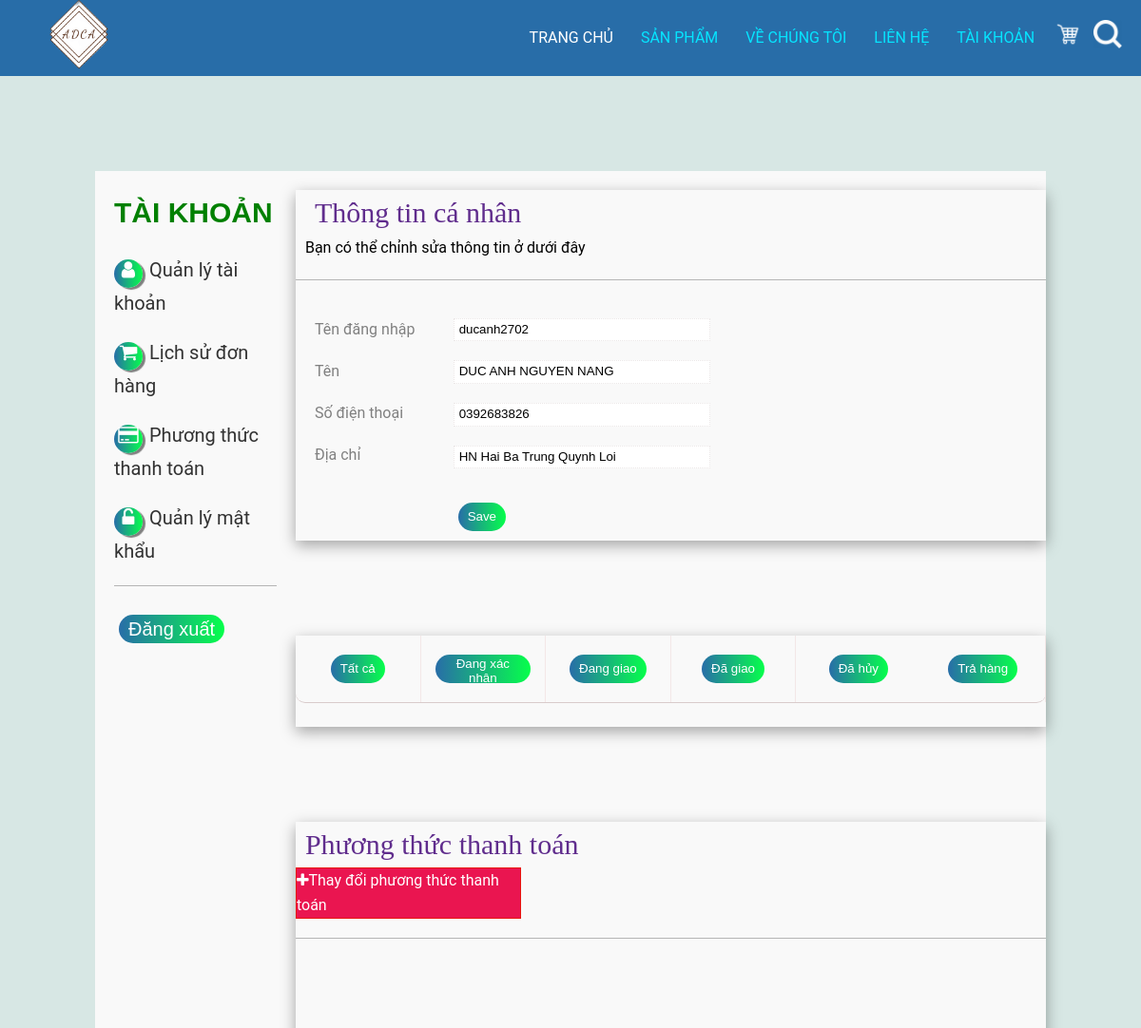
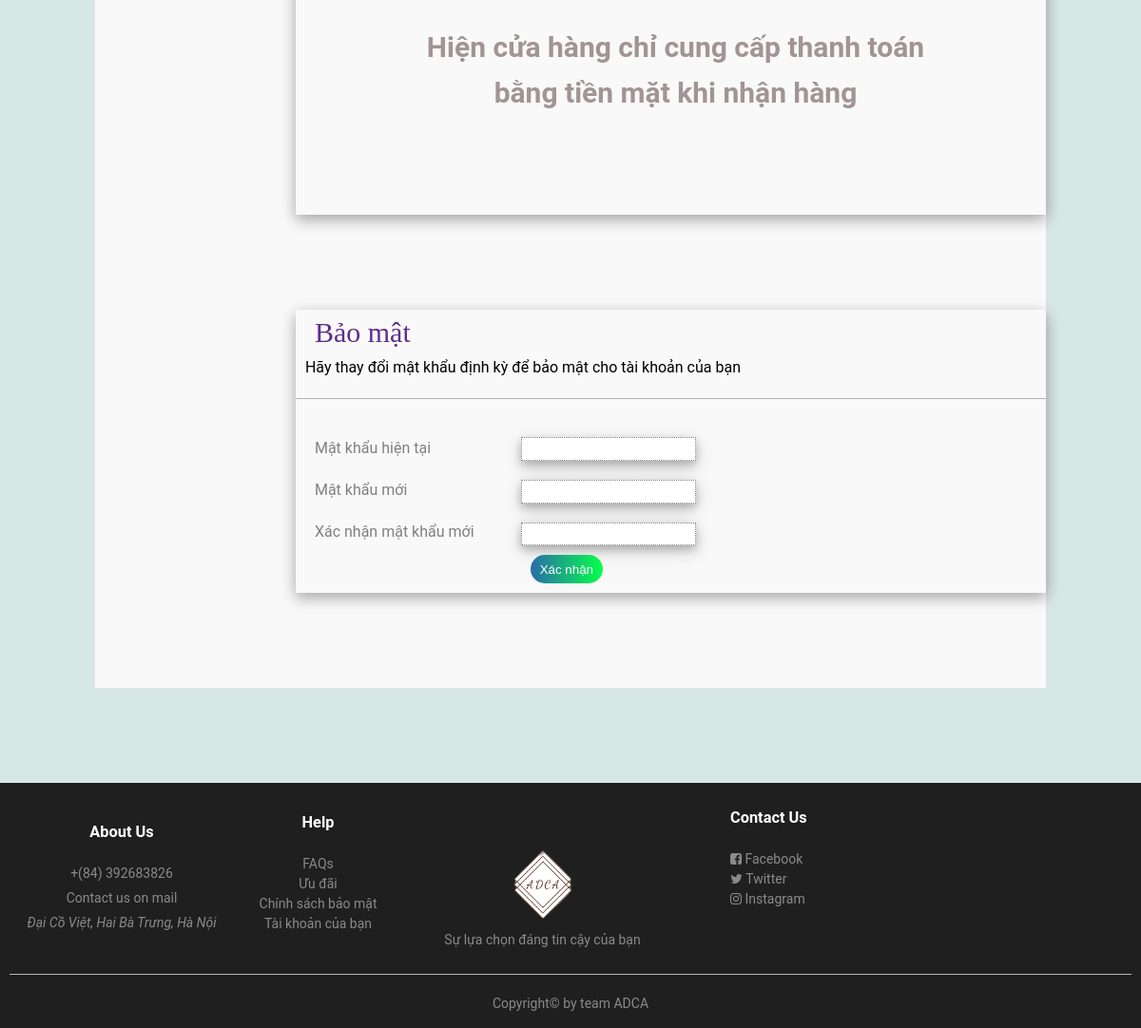
The page /profile (signed in) on the database its author committed (2 pictures, top to bottom).
### tables this page shows
CREATE TABLE `guest` (
  `user_name` varchar(50) NOT NULL,
  `your_password` varchar(50) DEFAULT NULL,
  `your_name` varchar(50) DEFAULT NULL,
  `address` text DEFAULT NULL,
  `telephone` text DEFAULT NULL
);

### mvc/controllers/ProfileController.php (called while the page is built, shortened)
<?php
class ProfileController extends DefaultController implements Controller {
	public function __render(){
        require_once ROOT . DS . 'mvc' . DS . 'views' . DS . 'profile.php';
    }
}

### public/index.php (called while the page is built, shortened)
<?php
$url = isset($_GET["url"]) ? $_GET["url"] : "/";
$route = new RouteController($url);
$route->show();

### services/GuestServices.php (called while the page is built, shortened)
<?php
require_once ROOT . DS . 'services' . DS . 'MySqlConnect.php';
require_once ROOT . DS . 'mvc' . DS . 'models' . DS . 'Guest.php';
class GuestServices extends MySqlConnect {
    public function get($username){
        $query = "select * from guest
                    where user_name='" . $username . "'";
        $result = parent::executeQuery();
        if($row = mysqli_fetch_array($result)){
            $username = $row["user_name"];
            $password = $row["your_password"];
            $name = $row["your_name"];
            $address = $row["address"];
            $telephone = $row["telephone"];
            $guest = new Guest($username, $password, $name, $address, $telephone);
            return $guest;
        }
        return null;
    }
}

### services/MySqlConnect.php (called while the page is built, shortened)
<?php
class MySqlConnect implements ISqlConnect {
    private $db;
    private $query;
    public function __construct(){
        $this->db = mysqli_connect(DB_HOST, DB_USER, DB_PASSWORD, DB_NAME, DB_PORT);
    }
    public function addQuerry($query){
        $this->query = $query;
    }
    public function executeQuery(){
        $result = mysqli_query($this->db, $this->query);
        return $result;
    }
}

### mvc/models/Guest.php (called while the page is built, shortened)
<?php
class Guest {
    private $username;
    private $name;
    private $address;
    private $telephone;
    public function getUsername()
    {
        return $this->username;
    }
    public function getName()
    {
        return $this->name;
    }
    public function getAddress()
    {
        return $this->address;
    }
    public function getTelephone()
    {
        return $this->telephone;
    }
    public function setUsername($username)
    {
        $this->username = $username;
    }
    public function setName($name)
    {
        $this->name = $name;
    }
    public function setAddress($address)
    {
        $this->address = $address;
    }
    public function setTelephone($telephone)
    {
        $this->telephone = $telephone;
    }
}

### mvc/views/profile.php (the view, shortened to what this page needs)
<?php
require_once ROOT . DS . 'services' . DS . 'GuestServices.php';
$service = new GuestServices();
$username = $_SESSION['username'];
$person = $service->get($username);
?>
<!DOCTYPE html>
<html lang="en">
	<head>
		<link rel="stylesheet" type="text/css" href="https://stackpath.bootstrapcdn.com/font-awesome/4.7.0/css/font-awesome.min.css">
		<link rel="stylesheet" href="public/css/profile.css">
		<link rel="stylesheet" href="public/css/footer_container.css" type="text/css">
		<link rel="stylesheet" href="public/css/nav_bar.css">
	</head>
	<?php require_once ROOT . DS . 'mvc' . DS . 'views' . DS . 'nav_bar.php'; ?>
	<section>
		<div class="account_container">
			<div class="left_side_bar">
				<h1>TÀI KHOẢN</h1>
				<ul>
					<li><a href="#profile"><i class="fa fa-user" aria-hidden="true"></i>Quản lý tài khoản</a></li>
					<li><a href="#order"><i class="fa fa-shopping-cart" aria-hidden="true"></i>Lịch sử đơn hàng</a></li>
					<li><a href="#payment"><i class="fa fa-credit-card" aria-hidden="true"></i>Phương thức thanh toán</a></li>
					<li><a href="#pwd"><i class="fa fa-unlock-alt" aria-hidden="true"></i>Quản lý mật khẩu</a></li>
					<li><hr></li>
					<li><a href="library/refresh_session.php"><button type="submit" style="font-size: 20px; padding: 3px 10px">Đăng xuất</button></a></li>
				</ul>
			</div>
			<div class="main_content">
				<div class="user" id ="profile">
					<div class="row">
						<div class="user-title">
							<h1 class= "h1title">Thông tin cá nhân</h1>
							<p style= "margin-left: 10px">Bạn có thể chỉnh sửa thông tin ở dưới đây</p>
							<hr>
						</div>
						<div class="user-content">
							<div class="label">
								<label for="sign_name">Tên đăng nhập</label>
								<label for="name">Tên</label>
								<label for="phone">Số điện thoại</label>
								<label for="address">Địa chỉ</label>
							</div>
							<div class="input">
								<form action="library/refresh_profile.php" method="POST">
									<div class="input_text">
										<p><input type="text" name="username" class="sign_name" value = "<?php echo $person->getUsername(); ?>" readonly="readonly">
										<p><input type="text" name="name" class = "name" value = "<?php echo $person->getName(); ?>">
										<p><input type="text" name="telephone" class="phone" value="<?php echo $person->getTelephone(); ?>">
										<p><input type="text" name="address" class="phone" value="<?php echo $person->getAddress(); ?>">
									</div>
									<br />
									<button type="submit">Save</button>
								</form>
							</div>
						</div>
					</div>
				</div>
				<div class="order_content" id="order">
					<div class="row">
						<div class="status">
							<ul>
                                                                <li><button onclick='show_all()'>Tất cả</button></li>
                                                                <li><button onclick="show_by_status('stt0')">Đang xác nhận</button></li>
                                                                <li><button onclick="show_by_status('stt1')">Đang giao</button></li>
                                                                <li><button onclick="show_by_status('stt2')">Đã giao</button></li>
                                                                <li><button onclick="show_by_status('stt3')">Đã hủy</button></li>
                                                                <li><button onclick="show_by_status('stt4')">Trả hàng</button></li>
							</ul>
						</div>
                                        </div>
				</div>
					<div class="payment_content" id='payment'>
						<div class="row">
							<div class="cards">
								<h1 style= "margin-left: 10px">Phương thức thanh toán</h1>
								<p id = 'add'><i class="fa fa-plus" aria-hidden="true"></i>Thay đổi phương thức thanh toán</p>
								<hr>
								<div class="content">
									<h2 style= "margin-left: 10px">Hiện cửa hàng chỉ cung cấp thanh toán bằng tiền mặt khi nhận hàng</h2>
								</div>
							</div>
						</div>
					</div>
					<div class="password" id='pwd'>
						<div class="row">
							<div class="pwd_title">
								<h1>Bảo mật</h1>
								<p style= "margin-left: 10px">Hãy thay đổi mật khẩu định kỳ để bảo mật cho tài khoản của bạn</p>
								<hr>
							</div>
							<div class="label">
								<label for="new_pwd">Mật khẩu hiện tại</label>
								<label for="new_pwd_verify">Mật khẩu mới</label>
								<label for="validation">Xác nhận mật khẩu mới</label>
							</div>
							<form action="library/refresh_password.php" method="POST">
								<div class="input">
									<input type="password" name="old_password">
									<br>
									<input type="password" name="new_password">
									<br>
									<input type="password" name="re_new_password">
									<br>
									<button type="submit">Xác nhận</button>
								</div>
							</form>
						</div>
					</div>
				</div>
			</div>
		</section>

### public/css/profile.css (style rules this page uses)
* { margin: 0; padding: 0; box-sizing: border-box; }
ul { list-style: none; }
html { scroll-behavior: smooth; }
.account_container { margin: 100px 100px; background: white; display: flex; background: #f9f9f9; }
.left_side_bar { flex-basis: 30%; }
.account_container h1 { margin-left: 20px; font-size: 30px; font-weight: 500; font-family: 'Monda'; color:#602D8D; }
.left_side_bar h1 { margin-top: 20px; margin-left: 20px; font-family: arial; font-size: 30px; text-align: left; font-weight:bold; text-transform: uppercase; color: green; }
.left_side_bar ul { display: block; margin-top: 20px; }
.left_side_bar ul li { margin: 20px; }
.left_side_bar ul li a { text-decoration: none; display: block; color: rgba(0, 0, 0, 0.8); font-size: 20px; }
.left_side_bar ul li a i { margin-right: 7px; border-radius: 50%; width: 30px; height: 30px; box-shadow: 3px 2px 1px gray; color: white; line-height: 23px; text-align: center; }
.left_side_bar ul li a i { background: linear-gradient(to right, #286DA8, #06ff4b); }
.account_container .main_content { display: block; }
.account_container .main_content .user { margin-bottom: 100px; margin-top: 20px; }
.account_container .main_content .row { width: 100%; box-shadow: rgba(0, 0, 0, 0.35) 0px 5px 15px; }
.user-title { width: 100%; }
.user-content { width: 70%; display: flex; }
.label { flex-basis: 30%; color: gray; }
.label label { display: block; margin: 20px 20px; line-height: 1.5 }
.input { flex-basis: 70%; }
.input .input_text input { display: inline-block; margin-top: 20px;; width: 70%; line-height: 1.7; border: 1px dotted #ebe7e7; outline: none; padding-left: 5px; }
.order_content .row { display: block; }
.order_content .status ul { display: flex; justify-content: space-around; border-bottom: 1px solid #d9cbcb; border-radius: 10px; }
.order_content .status ul li { flex-basis: 30%; border-right: 1px solid #f3e7e7; text-align: center; line-height: 1.5; padding: 10px 10px; }
.order_content .status ul li:nth-child(5) { border: none; }
#add { border: 1px solid #e8160f; background: #ea1550; width: 30%; color: white; }
.payment_content { margin-top: 100px; }
.payment_content .cards { flex-basis: 100%; }
.payment_content .content { height: 300px; }
.payment_content .content h2 { color: #a29494; text-align: center; padding: 100px; font-size: 30px; }
.password { margin-top: 100px; margin-bottom: 100px; }
.password .pwd_title { flex-basis: 100%; }
.password .input input { display: inline-block; margin-top: 20px;; width: 100%; line-height: 1.7; padding-left: 5px; border: 1px dotted gray; outline: none; box-shadow: 0 4px 8px 0 rgba(0, 0, 0, 0.2), 0 6px 20px 0 rgba(0, 0, 0, 0.19); }
button { border-radius: 50px; width: fit-content; height: 30px; background: linear-gradient(to right,#286DA8, #06ff4b); color: white; border: none; outline: none; cursor: pointer; margin: 10px 5px; padding: 2px 10px; }
.password button { margin: 10px; }
.row { display: flex; flex-wrap: wrap; }
hr { border: none; background: #ebe7e7; height: 1px; margin: 20px 0; }

### public/css/footer_container.css (style rules this page uses)
hr { border: none; background: #b5b5b5; height: 1px; margin: 20px 0; }

### public/css/nav_bar.css (style rules this page uses)
* { padding:0; margin: 0; text-decoration: none; }

### rows shown on the page
guest: username "ducanh2702", name "DUC ANH NGUYEN NANG", telephone "0392683826", address "HN Hai Ba Trung Quynh Loi"
